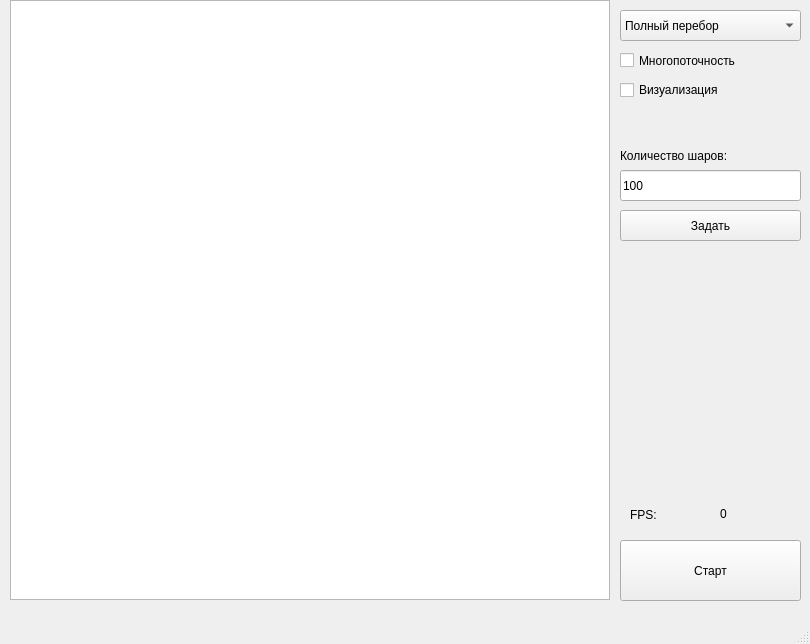
<?xml version="1.0" encoding="UTF-8"?>
<ui version="4.0">
 <class>MainWindow</class>
 <widget class="QMainWindow" name="MainWindow">
  <property name="geometry">
   <rect>
    <x>0</x>
    <y>0</y>
    <width>810</width>
    <height>644</height>
   </rect>
  </property>
  <property name="windowTitle">
   <string>Разбиение пространства</string>
  </property>
  <widget class="QWidget" name="centralwidget">
   <widget class="QGraphicsView" name="graphicsView">
    <property name="geometry">
     <rect>
      <x>10</x>
      <y>0</y>
      <width>600</width>
      <height>600</height>
     </rect>
    </property>
   </widget>
   <widget class="QPushButton" name="startButton">
    <property name="geometry">
     <rect>
      <x>620</x>
      <y>540</y>
      <width>181</width>
      <height>61</height>
     </rect>
    </property>
    <property name="text">
     <string>Старт</string>
    </property>
   </widget>
   <widget class="QLabel" name="fps_count">
    <property name="geometry">
     <rect>
      <x>720</x>
      <y>504</y>
      <width>81</width>
      <height>20</height>
     </rect>
    </property>
    <property name="text">
     <string>0</string>
    </property>
   </widget>
   <widget class="QComboBox" name="algorithm">
    <property name="geometry">
     <rect>
      <x>620</x>
      <y>10</y>
      <width>181</width>
      <height>31</height>
     </rect>
    </property>
    <item>
     <property name="text">
      <string>Полный перебор</string>
     </property>
    </item>
    <item>
     <property name="text">
      <string>Дерево квадрантов</string>
     </property>
    </item>
    <item>
     <property name="text">
      <string>Динамический центр</string>
     </property>
    </item>
    <item>
     <property name="text">
      <string>9-дерево</string>
     </property>
    </item>
    <item>
     <property name="text">
      <string>Бинарное дерево</string>
     </property>
    </item>
    <item>
     <property name="text">
      <string>Алгоритм корзин</string>
     </property>
    </item>
   </widget>
   <widget class="QCheckBox" name="is_multithread">
    <property name="geometry">
     <rect>
      <x>620</x>
      <y>50</y>
      <width>181</width>
      <height>21</height>
     </rect>
    </property>
    <property name="text">
     <string>Многопоточность</string>
    </property>
   </widget>
   <widget class="QLabel" name="label">
    <property name="geometry">
     <rect>
      <x>630</x>
      <y>499</y>
      <width>71</width>
      <height>31</height>
     </rect>
    </property>
    <property name="text">
     <string>FPS:</string>
    </property>
   </widget>
   <widget class="QCheckBox" name="is_visual">
    <property name="geometry">
     <rect>
      <x>620</x>
      <y>80</y>
      <width>181</width>
      <height>20</height>
     </rect>
    </property>
    <property name="text">
     <string>Визуализация</string>
    </property>
   </widget>
   <widget class="QLineEdit" name="lineEdit">
    <property name="geometry">
     <rect>
      <x>620</x>
      <y>170</y>
      <width>181</width>
      <height>31</height>
     </rect>
    </property>
    <property name="text">
     <string>100</string>
    </property>
   </widget>
   <widget class="QLabel" name="label_2">
    <property name="geometry">
     <rect>
      <x>620</x>
      <y>140</y>
      <width>181</width>
      <height>31</height>
     </rect>
    </property>
    <property name="text">
     <string>Количество шаров:</string>
    </property>
   </widget>
   <widget class="QPushButton" name="startButton_2">
    <property name="geometry">
     <rect>
      <x>620</x>
      <y>210</y>
      <width>181</width>
      <height>31</height>
     </rect>
    </property>
    <property name="text">
     <string>Задать</string>
    </property>
   </widget>
  </widget>
  <widget class="QMenuBar" name="menubar">
   <property name="geometry">
    <rect>
     <x>0</x>
     <y>0</y>
     <width>810</width>
     <height>21</height>
    </rect>
   </property>
  </widget>
  <widget class="QStatusBar" name="statusbar"/>
 </widget>
 <resources/>
 <connections/>
</ui>
